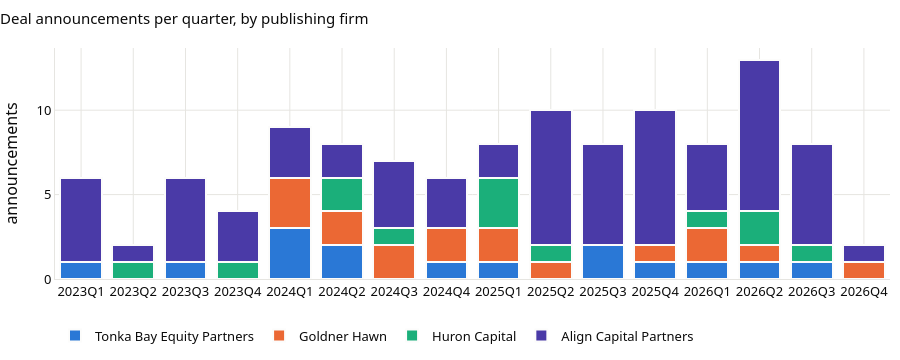
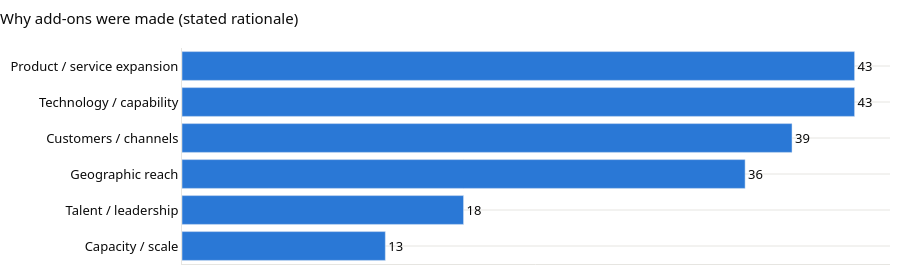

Notebook code cell kept with these figures, in order:
### Code cell
charts.deals_by_quarter(deals).show()
rf = an.rationale_frequency(deals[deals["transaction_type"] == "Add-on acquisition"])
charts.horizontal_counts(rf, "tag", "deals", "Why add-ons were made (stated rationale)", "add-ons").show()
display(an.rationale_frequency(deals[deals["transaction_type"] == "Add-on acquisition"], by="target_industry"))

### Figure 1 — Plotly figure (JSON) as saved in the notebook; plotly's stock layout.template omitted (floating-point values rounded to 4 significant figures)
{"data": [{"hovertemplate": "<b>Tonka Bay Equity Partners</b><br>%{x}: %{y} deal announcements<extra></extra>", "marker": {"color": "#2a78d6", "line": {"color": "#fcfcfb", "width": 2}}, "name": "Tonka Bay Equity Partners", "type": "bar", "x": ["2023Q1", "2023Q2", "2023Q3", "2023Q4", "2024Q1", "2024Q2", "2024Q3", "2024Q4", "2025Q1", "2025Q2", "2025Q3", "2025Q4", "2026Q1", "2026Q2", "2026Q3", "2026Q4"], "y": [1, 0, 1, 0, 3, 2, 0, 1, 1, 0, 2, 1, 1, 1, 1, 0]}, {"hovertemplate": "<b>Goldner Hawn</b><br>%{x}: %{y} deal announcements<extra></extra>", "marker": {"color": "#eb6834", "line": {"color": "#fcfcfb", "width": 2}}, "name": "Goldner Hawn", "type": "bar", "x": ["2023Q1", "2023Q2", "2023Q3", "2023Q4", "2024Q1", "2024Q2", "2024Q3", "2024Q4", "2025Q1", "2025Q2", "2025Q3", "2025Q4", "2026Q1", "2026Q2", "2026Q3", "2026Q4"], "y": [0, 0, 0, 0, 3, 2, 2, 2, 2, 1, 0, 1, 2, 1, 0, 1]}, {"hovertemplate": "<b>Huron Capital</b><br>%{x}: %{y} deal announcements<extra></extra>", "marker": {"color": "#1baf7a", "line": {"color": "#fcfcfb", "width": 2}}, "name": "Huron Capital", "type": "bar", "x": ["2023Q1", "2023Q2", "2023Q3", "2023Q4", "2024Q1", "2024Q2", "2024Q3", "2024Q4", "2025Q1", "2025Q2", "2025Q3", "2025Q4", "2026Q1", "2026Q2", "2026Q3", "2026Q4"], "y": [0, 1, 0, 1, 0, 2, 1, 0, 3, 1, 0, 0, 1, 2, 1, 0]}, {"hovertemplate": "<b>Align Capital Partners</b><br>%{x}: %{y} deal announcements<extra></extra>", "marker": {"color": "#4a3aa7", "line": {"color": "#fcfcfb", "width": 2}}, "name": "Align Capital Partners", "type": "bar", "x": ["2023Q1", "2023Q2", "2023Q3", "2023Q4", "2024Q1", "2024Q2", "2024Q3", "2024Q4", "2025Q1", "2025Q2", "2025Q3", "2025Q4", "2026Q1", "2026Q2", "2026Q3", "2026Q4"], "y": [5, 1, 5, 3, 3, 2, 4, 3, 2, 8, 6, 8, 4, 9, 6, 1]}], "layout": {"barmode": "stack", "font": {"color": "#0b0b0b", "family": "Source Sans Pro, Segoe UI, Helvetica, Arial, sans-serif", "size": 13}, "height": 360, "hoverlabel": {"font": {"size": 12}}, "legend": {"orientation": "h", "traceorder": "normal", "x": 0, "y": -0.18}, "margin": {"b": 10, "l": 10, "r": 10, "t": 48}, "paper_bgcolor": "rgba(0,0,0,0)", "plot_bgcolor": "rgba(0,0,0,0)", "title": {"font": {"size": 15}, "text": "Deal announcements per quarter, by publishing firm", "x": 0, "xanchor": "left"}, "xaxis": {"gridcolor": "#e6e5e1", "linecolor": "#e6e5e1", "zeroline": false}, "yaxis": {"gridcolor": "#e6e5e1", "linecolor": "#e6e5e1", "title": {"text": "announcements"}, "zeroline": false}}}

### Figure 2 — Plotly figure (JSON) as saved in the notebook; plotly's stock layout.template omitted (floating-point values rounded to 4 significant figures)
{"data": [{"cliponaxis": false, "hovertemplate": "<b>%{y}</b><br>%{x} add-ons<extra></extra>", "marker": {"color": "#2a78d6"}, "orientation": "h", "text": [13.0, 18.0, 36.0, 39.0, 43.0, 43.0], "textposition": "outside", "type": "bar", "x": [13, 18, 36, 39, 43, 43], "y": ["Capacity / scale", "Talent / leadership", "Geographic reach", "Customers / channels", "Technology / capability", "Product / service expansion"]}], "layout": {"font": {"color": "#0b0b0b", "family": "Source Sans Pro, Segoe UI, Helvetica, Arial, sans-serif", "size": 13}, "height": 274, "hoverlabel": {"font": {"size": 12}}, "margin": {"b": 10, "l": 10, "r": 10, "t": 48}, "paper_bgcolor": "rgba(0,0,0,0)", "plot_bgcolor": "rgba(0,0,0,0)", "title": {"font": {"size": 15}, "text": "Why add-ons were made (stated rationale)", "x": 0, "xanchor": "left"}, "xaxis": {"gridcolor": "#e6e5e1", "linecolor": "#e6e5e1", "showgrid": false, "showticklabels": false, "zeroline": false}, "yaxis": {"gridcolor": "#e6e5e1", "linecolor": "#e6e5e1", "zeroline": false}}}
